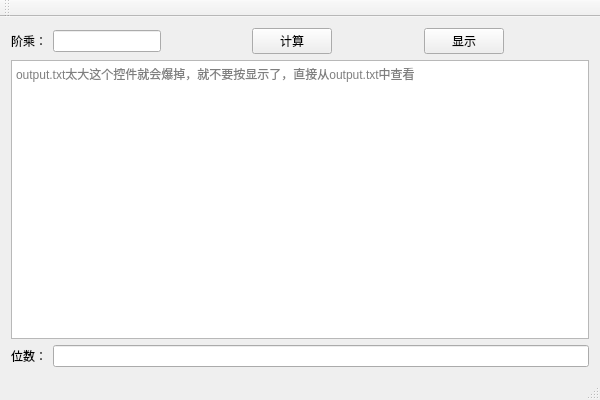
<?xml version="1.0" encoding="UTF-8"?>
<ui version="4.0">
 <class>Factorial_of_large_numbersClass</class>
 <widget class="QMainWindow" name="Factorial_of_large_numbersClass">
  <property name="geometry">
   <rect>
    <x>0</x>
    <y>0</y>
    <width>600</width>
    <height>400</height>
   </rect>
  </property>
  <property name="windowTitle">
   <string>Factorial_of_large_numbers</string>
  </property>
  <widget class="QWidget" name="centralWidget">
   <layout class="QVBoxLayout" name="verticalLayout">
    <item>
     <layout class="QHBoxLayout" name="horizontalLayout">
      <item>
       <widget class="QLabel" name="label">
        <property name="text">
         <string>阶乘：</string>
        </property>
       </widget>
      </item>
      <item>
       <widget class="QLineEdit" name="lineEdit"/>
      </item>
      <item>
       <spacer name="horizontalSpacer_3">
        <property name="orientation">
         <enum>Qt::Horizontal</enum>
        </property>
        <property name="sizeHint" stdset="0">
         <size>
          <width>40</width>
          <height>20</height>
         </size>
        </property>
       </spacer>
      </item>
      <item>
       <widget class="QPushButton" name="pushButton_2">
        <property name="text">
         <string>计算</string>
        </property>
       </widget>
      </item>
      <item>
       <spacer name="horizontalSpacer">
        <property name="orientation">
         <enum>Qt::Horizontal</enum>
        </property>
        <property name="sizeHint" stdset="0">
         <size>
          <width>40</width>
          <height>20</height>
         </size>
        </property>
       </spacer>
      </item>
      <item>
       <widget class="QPushButton" name="pushButton">
        <property name="text">
         <string>显示</string>
        </property>
       </widget>
      </item>
      <item>
       <spacer name="horizontalSpacer_2">
        <property name="orientation">
         <enum>Qt::Horizontal</enum>
        </property>
        <property name="sizeHint" stdset="0">
         <size>
          <width>40</width>
          <height>20</height>
         </size>
        </property>
       </spacer>
      </item>
     </layout>
    </item>
    <item>
     <widget class="QTextEdit" name="textEdit">
      <property name="readOnly">
       <bool>true</bool>
      </property>
      <property name="placeholderText">
       <string>output.txt太大这个控件就会爆掉，就不要按显示了，直接从output.txt中查看</string>
      </property>
     </widget>
    </item>
    <item>
     <layout class="QHBoxLayout" name="horizontalLayout_2">
      <item>
       <widget class="QLabel" name="label_2">
        <property name="text">
         <string>位数：</string>
        </property>
       </widget>
      </item>
      <item>
       <widget class="QLineEdit" name="lineEdit_2"/>
      </item>
     </layout>
    </item>
   </layout>
  </widget>
  <widget class="QMenuBar" name="menuBar">
   <property name="geometry">
    <rect>
     <x>0</x>
     <y>0</y>
     <width>600</width>
     <height>26</height>
    </rect>
   </property>
  </widget>
  <widget class="QToolBar" name="mainToolBar">
   <attribute name="toolBarArea">
    <enum>TopToolBarArea</enum>
   </attribute>
   <attribute name="toolBarBreak">
    <bool>false</bool>
   </attribute>
  </widget>
  <widget class="QStatusBar" name="statusBar"/>
 </widget>
 <layoutdefault spacing="6" margin="11"/>
 <resources>
  <include location="factorial_of_large_numbers.qrc"/>
 </resources>
 <connections/>
</ui>
